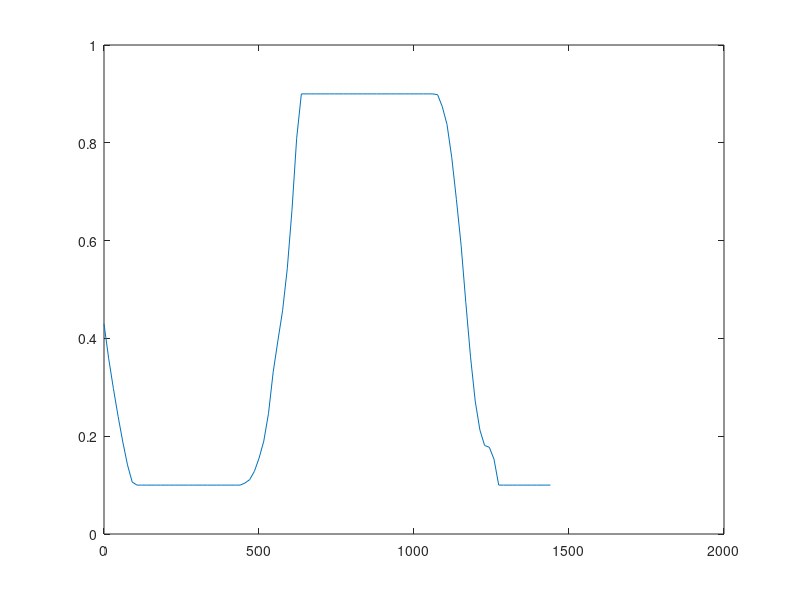
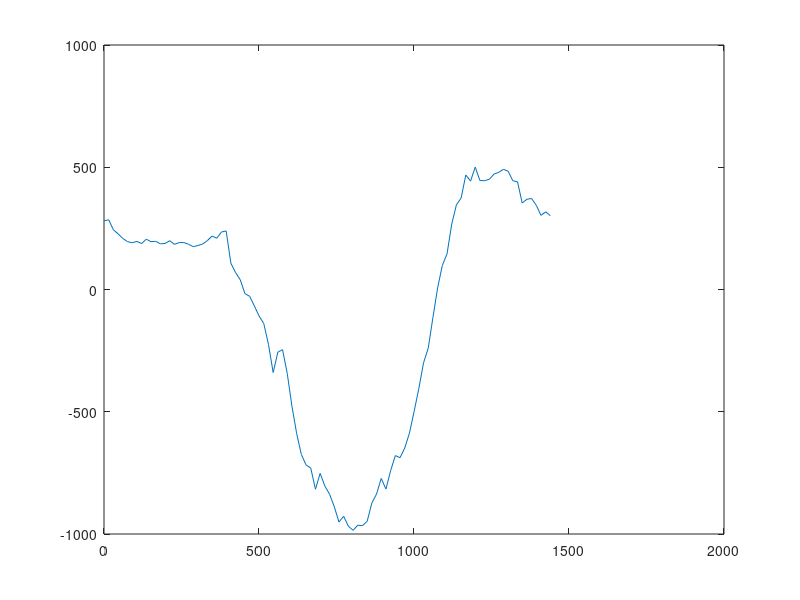
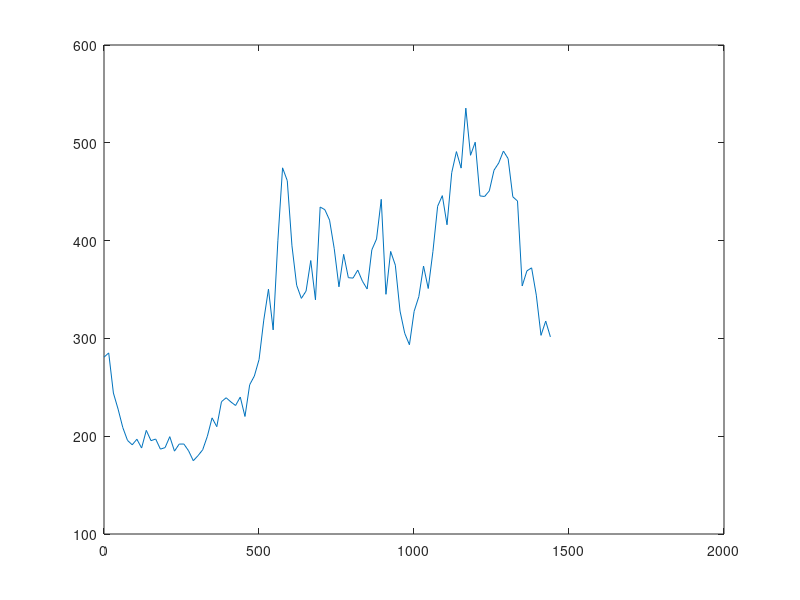
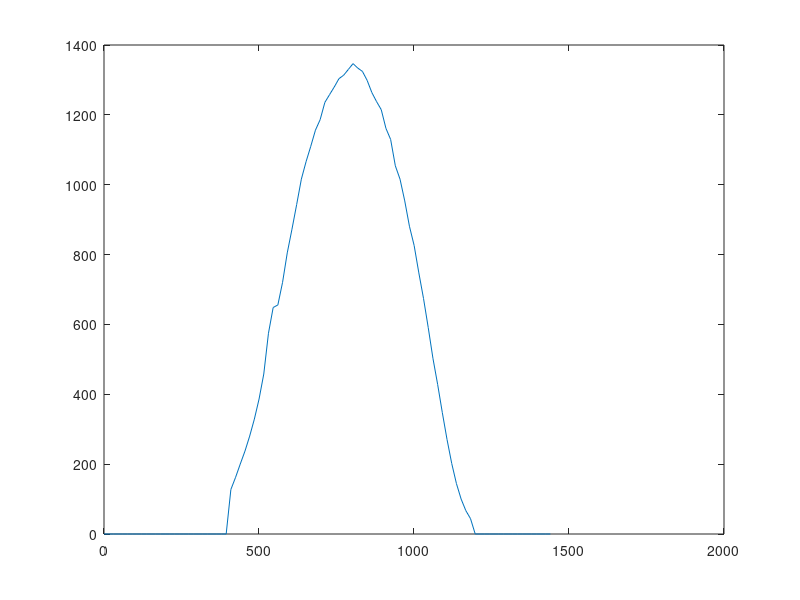

Recreate these plots in MATLAB, in order.
clear all     
clc
fprintf('Start\n')

%save('loadgenprofiles.mat', 'loadgenprofiles')
load('loadgenprofiles.mat')
data = loadgenprofiles;

%Initial values
SOCmax = 0.9;
SOCmin = 0.1;
SOC1 = 0.5;
efficiency = 1;%0.9;
PnomBat = 500;%1000; %[W] => soc1 must have equivalent to PnomBat
EnomBat = 1000; %[W/h]
time = linspace(0, 1440, 96); %every 15 minutes during 24 hours
delta_time = 0.25; %15 minutes
Pnet = data(:,1) - data(:,2);%NET_consumption = load - gen
i = 1;

while i < 97
    flag = 0; %To skip step 3 and 4
    fprintf('Iterarion: %d\n', i)
    %SOC1
    %Working mode
    if Pnet(i) > 0
        mode = 1; %Discharging
        fprintf ('Discharging\n')
    else
        mode = 0; %Charging
        fprintf ('Charging\n')
    end

    %1
    if Pnet(i) < PnomBat
        p1 = Pnet(i);
    %elseif Pnet(i) > PnomBat
    else
        p1 = PnomBat;
    end

    %2 If program enters to this loop, go to the next iteration
    if (SOC1 > SOCmax && mode == 0) || (SOC1 < SOCmin && mode == 1)
        p2 = 0;
        SOC2 = SOC1;
        flag = 1;
    end

    if flag == 0
    %3
        if mode == 1 %Discharging
            SOC2 = SOC1 - abs(p1) / efficiency * delta_time / EnomBat;
            PnomBat = PnomBat - abs((data(i,1) - data(i,2))) / 4;
        elseif mode == 0 %Charging   
            SOC2 = SOC1 + abs(p1) * efficiency * delta_time / EnomBat;
            PnomBat = PnomBat + abs((data(i,1) - data(i,2))) / 4;
        end
    
    %4
        if SOC2 > SOCmax
            SOC2 = SOCmax;
            PnomBat = 0.9 * 1000;
            %p2 = p1;
        end
        
        if SOC2 < SOCmin
            SOC2 = SOCmin;
            PnomBat = 0.1 * 1000;
            %p2 = p1;
        end
        p2 = p1;
        
    end
    
    SOC1 = SOC2;
    PnomBat;
    p2;
    level(i) = SOC1;
    fprintf('SOC1 = %.3f; PnomBat = %.3f; p2 = %.3f\n', SOC1,PnomBat,p2)
    fprintf('--------------------------------------------------------\n')
    %PnomBat = PnomBat - data(i,1) / 4;
    out_bat(i) = p2;
    i = i + 1;
    
end
plot(time, level)    
figure 
plot(time, Pnet) %NET_consumption
figure
plot(time, data(:,1)) %Load
figure
plot(time, data(:,2)) %Generation

%Output of the battery
figure
plot(time, out_bat)

fprintf('End\n')